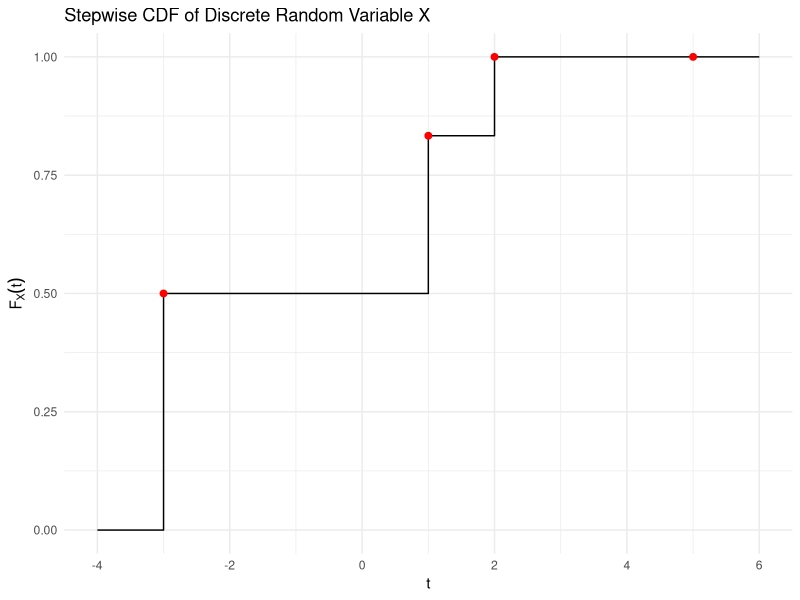
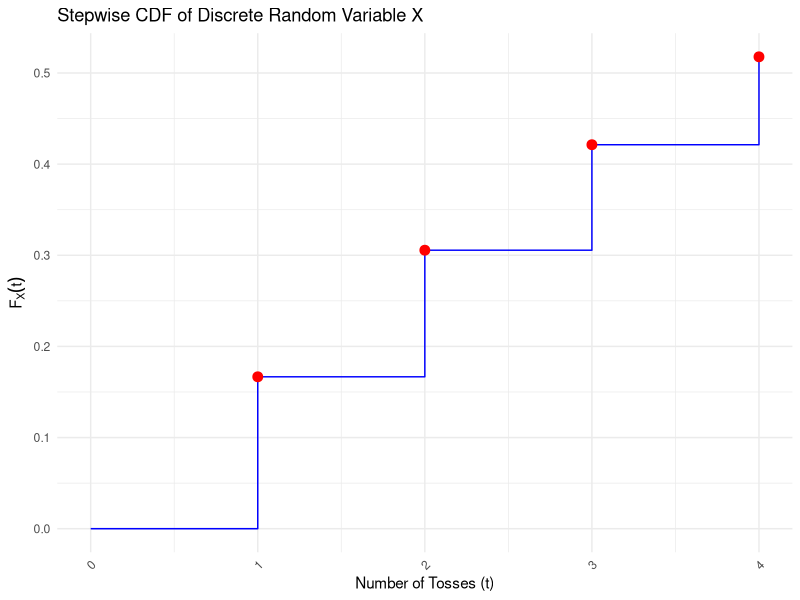

Write R code to recreate these figures, in order.
## ---- chunk 1
library(ggplot2)

# Define values and cumulative probabilities
x_vals <- c(-3, 1, 2, 5)
probs <- c(1/2, 1/3, 1/6, 0)
cdf_vals <- cumsum(probs)

# Extended t values for plotting step function
t_vals <- c(-4, -3, 1, 2, 5, 6)
F_vals <- c(0, 1/2, 5/6, 1, 1, 1)

# Plot
ggplot(data.frame(t = t_vals, F = F_vals), aes(x = t, y = F)) +
  geom_step(direction = "hv") +
  geom_point(data = data.frame(x = x_vals, y = cdf_vals),
             aes(x = x, y = y), color = "red", size = 2) +
  labs(title = "Stepwise CDF of Discrete Random Variable X",
       x = "t", y = expression(F[X](t))) +
  theme_minimal()
## ---- chunk 2
# Example of using floor in R
t_value <- 3.7
floor_t <- floor(t_value)  # Will return 3

## ---- chunk 3

library(ggplot2)

# Define values and cumulative probabilities
x_vals <- c(1, 2, 3, 4)  # Possible values of X (tosses)
probs <- c((5/6)^0 * (1/6), (5/6)^1 * (1/6), (5/6)^2 * (1/6), (5/6)^3 * (1/6))  # PMF for each X value

# Cumulative probabilities (CDF)
cdf_vals <- cumsum(probs)

# Extended t values for plotting the step function (t-values starting from 1)
t_vals <- c(0,1, 2, 3, 4)  # Extended values for smooth step function
F_vals <- c(0, cdf_vals)  # Include 0 at t = 0 for the initial probability

data.frame(t_vals,F_vals)

# Plot the CDF with jumps and gaps
ggplot(data.frame(t = t_vals, F = F_vals), aes(x = t, y = F)) +
  geom_step(direction = "hv", color = "blue") +  # Stepwise plot
  geom_point(data = data.frame(x = x_vals, y = cdf_vals),
             aes(x = x, y = y), color = "red", size = 3) +  # Red dots at jump points
  labs(title = "Stepwise CDF of Discrete Random Variable X",
       x = "Number of Tosses (t)", y = expression(F[X](t))) +
  theme_minimal() +
  theme(axis.text.x = element_text(angle = 45, hjust = 1))  # Adjust x-axis labels

